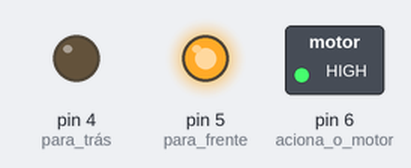
This sketch was run on a simulated Arduino Uno, built with avr-gcc and run on an emulated ATmega328P. Shown: switched loads named in the sketch (green lamp = pin HIGH), output pins drawn as LEDs (lit = HIGH).

Above: at 2.5 s.
At 9.5 s:
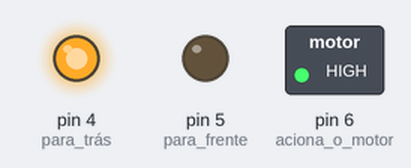
At 13.0 s:
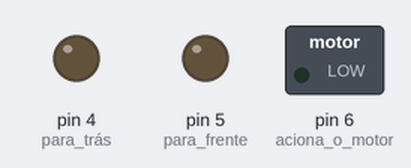
Timing chart, 0 to 18.2 s (numbered marks = the images above):
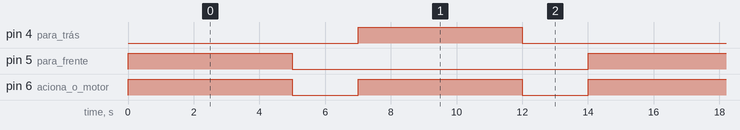

Measured:
- by itself, pin 4 (para_trás), pin 5 (para_frente): alternates HIGH for 5.0 s and LOW for 9.0 s
- by itself, pin 6 (aciona_o_motor): alternates HIGH for 5.0 s and LOW for 2.0 s
- by itself, everything shown: repeats every 14.0 s, in 4 steps

The sketch:

ponte_h_l293d1.ino
```cpp
void setup()
{
  pinMode(4, OUTPUT);  // para trás
  pinMode(5, OUTPUT);  // para frente
  pinMode(6, OUTPUT);  // aciona o motor
}

void loop()
{
  digitalWrite(6, HIGH);
  digitalWrite(5, HIGH);
  digitalWrite(4, LOW);

  delay(5000);

  digitalWrite(6, LOW);
  digitalWrite(5, LOW);
  digitalWrite(4, LOW);

  delay(2000);

  digitalWrite(6, HIGH);
  digitalWrite(5, LOW);
  digitalWrite(4, HIGH);

  delay(5000);

  digitalWrite(6, LOW);
  digitalWrite(5, LOW);
  digitalWrite(4, LOW);

  delay(2000);

}
```
